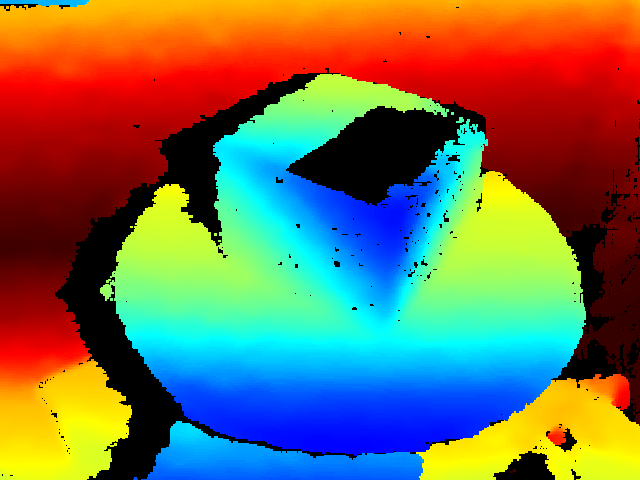
#> input picture DATA/cube/0_depth.png, 640 x 480 px, found by its file name
$ python normalplanes.py
#> lines starting #> are read from the running program, lines starting #| are printed output that depends on the picture
#> in main, image is the input picture: shape (480, 640, 3); mean B, G, R 83.3, 111.6, 117.1
import sys
sys.path.append('C:\\Users\\Jared\\Documents\ECTE458\\3D-LV\Python\\Tests')
import numpy as np
import argparse
import cv2
import signal
from createMask import create_mask
from functools import wraps
import errno
import os
import copy

def most_frequent(List):
    dict = {}
    count, itm = 0, ''
    for item in reversed(List):
        dict[item] = dict.get(item, 0) + 1
        if dict[item] >= count :
            count, itm = dict[item], item
    return(itm)


def extract_normals(d_im):
    d_im = d_im.astype("float64")
    normals = np.array(d_im, dtype="float32")
    h,w,d = d_im.shape
#> h = 480; w = 640; d = 3
    shape = [h, w, d]
#> shape = [480, 640, 3]
    print("%s%s%s" % (h, w, d))
#| 4806403
    dict = {}
    count, itm = 0, ''
    for i in range(1,w-1):
        for j in range(1,h-1):
            t = np.array([i,j-1,d_im[j-1,i,0]],dtype="float64")
            f = np.array([i-1,j,d_im[j,i-1,0]],dtype="float64")
            c = np.array([i,j,d_im[j,i,0]] , dtype = "float64")
            d = np.cross(f-c,t-c)
            n = d / np.sqrt((np.sum(d**2)))
            normals[j,i,:] = n
            #print(n)
            item = ("%s%s%s" % (n[0], n[1], n[2]))
            #print(item)
            dict[item] = dict.get(item, 0) + 1
            if dict[item] >= count :
                count, itm = dict[item], item
            print(itm)

            return normals, shape, itm
#> normals: shape (480, 640, 3) float32; mean B, G, R 83.4, 111.6, 117.1
#> after the loop, count = 1; dict = {'0.00.01.0': 1}; itm = '0.00.01.0'

def remove_common_noise(normals, shape, itm):
    for i in range(1,shape[1]-1):
        for j in range(1,shape[0]-1):
            if ("%s%s%s" % (normals[j,i,0], normals[j,i,1], normals[j,i,2])) == itm:
                normals[j,i,:] = np.nan
                #print("nannafide")
    return normals

# normals = normals[1:h-1, 1:w-1, :]
# h,w,d = normals.shape
# print("%s%s%s" % (h, w, d))

def main():
    imagePath = "C:\\Users\\Jared\\Documents\\ECTE458\\3D-LV\\Datasets\\user\\0_depth.png"
    image = cv2.imread(imagePath)
    shape = np.empty([1,3])
    #normals = image.copy()
    print("extracting normals")
    (normals, shape, itm) = extract_normals(image)
#> shape = [480, 640, 3]; itm = '0.00.01.0'
    cv2.imshow("normals", normals)
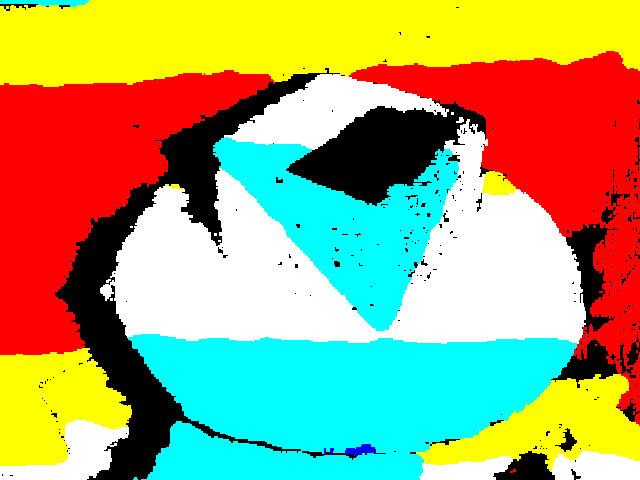
#> window 'normals': shape (480, 640, 3); mean B, G, R 111.2, 166.6, 167.3
    cv2.waitKey(0)
    print(itm)
#| 0.00.01.0
    print("Normals extracted, removing noise")
    normals = remove_common_noise(normals, shape, itm)
#> after the loop in remove_common_noise, `for i in range(1,shape[1]-1):`: normals: shape (480, 640, 3) float32; 0% of the values are NaN or infinite; the others: min 0, max 255, mean 104
    #save image to be passed and openned as plt
    #create correct masking
    #cv2.imwrite('temp.png', normals)
    print("Noise removed, create a mask")
    # [22 lines of commented-out code are left out]

if __name__ == "__main__":
    main()

$ run again, with DATA/cube/10_depth.png copied over DATA/cube/0_depth.png
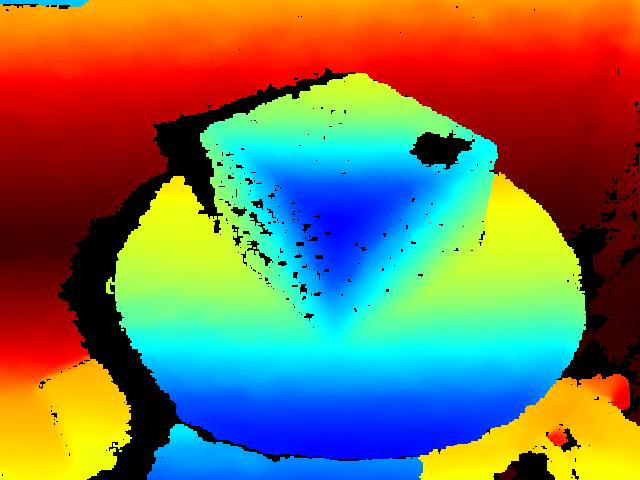
#> input picture DATA/cube/10_depth.png, 640 x 480 px, found by its file name
#> in main, image is the input picture: shape (480, 640, 3); mean B, G, R 86.1, 115.6, 121.2
#| 4806403
#> after the loop in extract_normals, `for i in range(1,w-1):`: count = 1; dict = {'0.00.01.0': 1}; itm = '0.00.01.0'
#> in main, `(normals, shape, itm) = extract_normals(image)`: shape = [480, 640, 3]; itm = '0.00.01.0'
#> in main, `cv2.imshow("normals", normals)`:
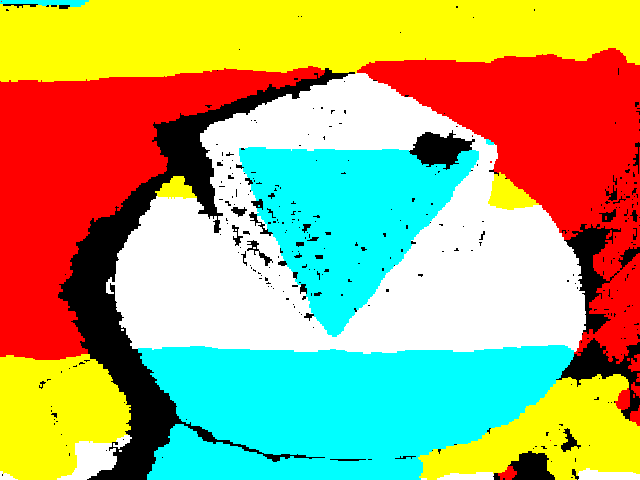
#> window 'normals': shape (480, 640, 3); mean B, G, R 114.9, 172.7, 174
#| 0.00.01.0

$ run again, with DATA/cube/14_depth.png copied over DATA/cube/0_depth.png
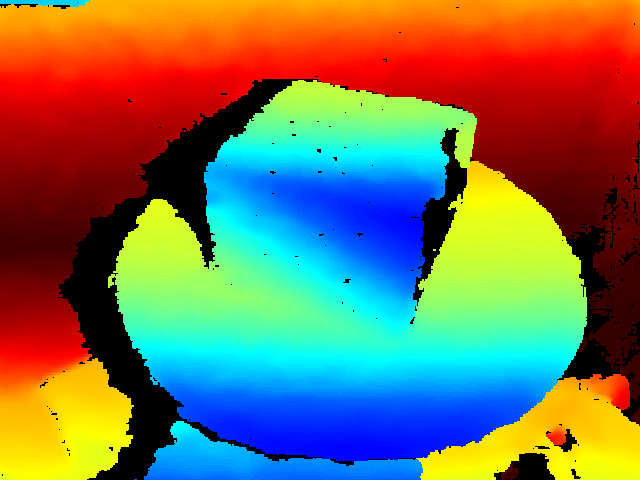
#> input picture DATA/cube/14_depth.png, 640 x 480 px, found by its file name
#> in main, image is the input picture: shape (480, 640, 3); mean B, G, R 85.8, 115.1, 120.6
#| 4806403
#> after the loop in extract_normals, `for i in range(1,w-1):`: count = 1; dict = {'0.00.01.0': 1}; itm = '0.00.01.0'
#> in main, `(normals, shape, itm) = extract_normals(image)`: shape = [480, 640, 3]; itm = '0.00.01.0'
#> in main, `cv2.imshow("normals", normals)`:
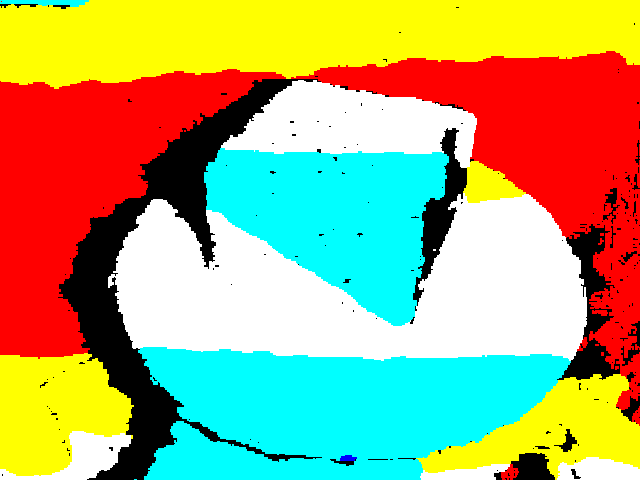
#> window 'normals': shape (480, 640, 3); mean B, G, R 114.7, 171, 172.5
#| 0.00.01.0
